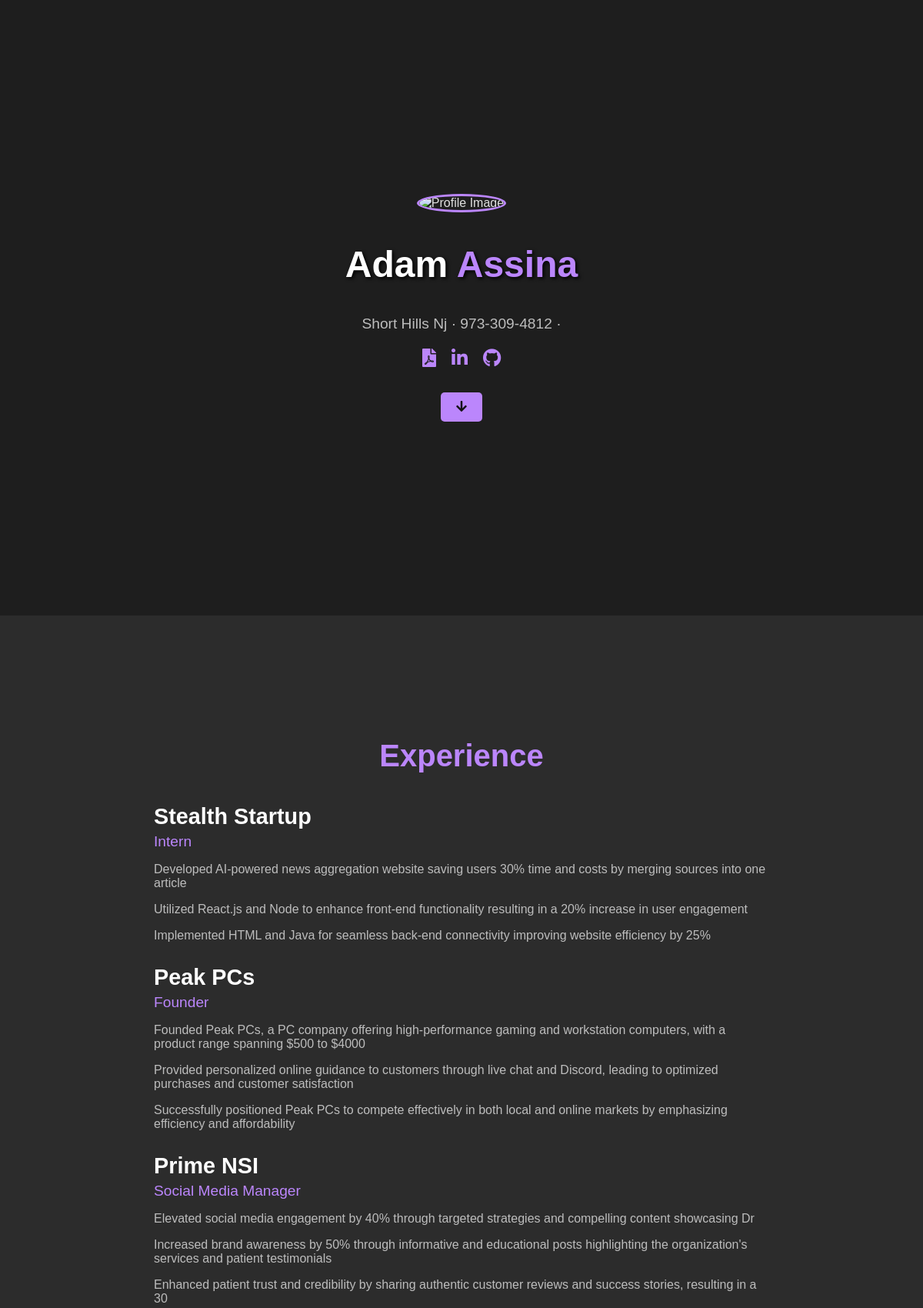
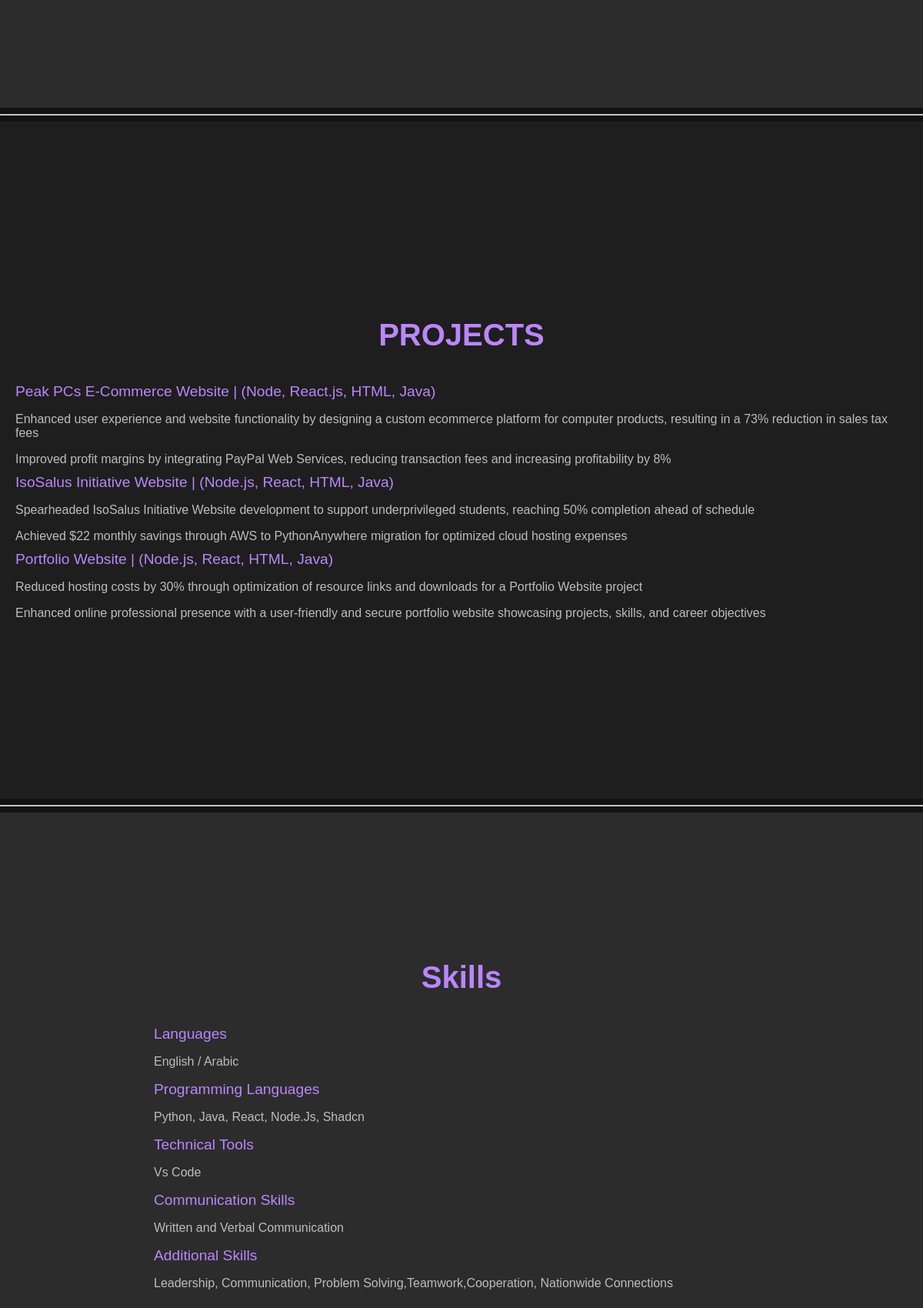
Page /Adam Assina/ (upper part) on the committed database (2 pictures, top to bottom).
### resume_app/models.py (models this page shows, shortened)
class UserProfile(models.Model):
    def profile_image_upload_to(instance, filename):
        return f"profile_pictures/{instance.account.id}.jpg"
    id = models.AutoField(primary_key=True)
    account = models.ForeignKey(Account, on_delete=models.CASCADE, null=True, related_name='account_user_profile')
    first_name = models.CharField(max_length=255)
    last_name = models.CharField(max_length=255)
    phone = models.CharField(max_length=15)
    city = models.CharField(max_length=255)
    state = models.CharField(max_length=255)
    linkedin_link = models.CharField(blank=True, null=True, max_length=255)
    resume_link = models.URLField(blank=True, null=True)
    github_link = models.CharField(blank=True, null=True, max_length=255)
    website_link = models.URLField(blank=True, null=True)
    profile_image = models.ImageField(upload_to=profile_image_upload_to, storage=OverwriteStorage(), blank=True, null=True)
    spoken_languages = models.CharField(max_length=255, blank=True, null=True)
    programming_languages = models.CharField(max_length=255, blank=True, null=True)
    technical_skills = models.CharField(max_length=255, blank=True, null=True)
    leadership = models.CharField(max_length=255, blank=True, null=True)

class WorkExperience(models.Model):
    account = models.ForeignKey(Account, on_delete=models.CASCADE, null=True, related_name='work_experiences')
    company_name = models.CharField(max_length=255, validators=[MinLengthValidator(1)])
    job_title = models.CharField(max_length=255, validators=[MinLengthValidator(1)])
    start_date = models.DateField()
    end_date = models.DateField(null=True)
    currently_working = models.BooleanField(default=False)
    city = models.CharField(max_length=255, validators=[MinLengthValidator(1)])
    state = models.CharField(max_length=2, validators=[MinLengthValidator(2), MaxLengthValidator(2)])
    description = models.TextField(validators=[MinLengthValidator(1)])
    bullet1 = models.CharField(max_length=255, validators=[MinLengthValidator(1)])
    bullet2 = models.CharField(max_length=255, validators=[MinLengthValidator(1)])
    bullet3 = models.CharField(max_length=255, validators=[MinLengthValidator(1)])

class Project(models.Model):
    account = models.ForeignKey(Account, on_delete=models.CASCADE, null=True, related_name='projects')
    project_name = models.CharField(max_length=255)
    project_skills = models.CharField(max_length=255)
    description = models.TextField()
    bullet1 = models.CharField(max_length=255)
    bullet2 = models.CharField(max_length=255)

### resume_app/views.py (the view)
# urls.py: path('<str:url_name>/', website, name='website'),
def website(request, url_name):
    try:
        account = Account.objects.get(name=url_name)
        user_profile = get_object_or_404(UserProfile, account=account)
        user_plan = Plan.objects.get(account=account)
        education_list = Education.objects.filter(account=account)  # Use filter to get all related education records
        print("education_list", education_list)
        context = {
            'user_profile': user_profile,
            'account': account,
            'user_plan': user_plan,
            'education_list': education_list,  # Pass the list of education records
        }
        return render(request, 'website.html', context)
    except Account.DoesNotExist:
        print(f"Account with url_name {url_name} does not exist.")
        return render(request, 'home.html', status=404)  # Render a custom 404 page

### resume_app/models.py (called while the page is built)
    def __str__(self):
        return f"{self.id}: {self.name}"

    def __str__(self):
        return f"{self.id}: {self.account}"

### resume_app/templates/website.html (shortened to what this page needs)
{% load static %}
<!DOCTYPE html>
<html lang="en">
<head>
</head>
<body>
    <section id="landing">
        <div class="resume-section-content">
            <span class="d-none d-lg-block">
                {% if user_profile.profile_image %}
                    <img class="img-fluid img-profile rounded-circle mx-auto mb-2" src="{% static 'profile_pictures/' %}{{ account.id }}.jpg" alt="Profile Image" />
                {% else %}
                    <img class="img-fluid img-profile rounded-circle mx-auto mb-2" src="{% static 'profile_pictures/0.jpg' %}" alt="Profile Image" />
                {% endif %}
            </span>
            <h1 class="mb-0">
                {{ user_profile.first_name }}
                <span class="text-primary">{{ user_profile.last_name }}</span>
            </h1>
            <div class="subheading">
                {{ user_profile.city }} {{ user_profile.state }} · {{ user_profile.phone }} ·
            </div>
                <link href="https://cdnjs.cloudflare.com/ajax/libs/font-awesome/5.15.4/css/all.min.css" rel="stylesheet">
                <div class="social-icons">
                    <a href="{{ user_profile.resume_link }}" target="_blank"><i class="fas fa-file-pdf"></i></a>
                    <a href="{{ user_profile.linkedin_link }}" target="_blank"><i class="fab fa-linkedin-in"></i></a>
                    <a href="{{ user_profile.github_link }}" target="_blank"><i class="fab fa-github"></i></a>
                </div>
                <button class="show-more" onclick="document.getElementById('experience').scrollIntoView()">
                    <i class="fas fa-arrow-down"></i>
                </button>
        </div>
    </section>
    <section id="experience">
        <div class="resume-section-content">
            <h2>Experience</h2>
            {% for work_experience in account.work_experiences.all %}
            <div>
                <h3>{{ work_experience.company_name }}</h3>
                <div class="subheading">{{ work_experience.job_title }}</div>
                <p>{{ work_experience.bullet1 }}</p>
                <p>{{ work_experience.bullet2 }}</p>
                <p>{{ work_experience.bullet3 }}</p>
            </div>
            {% endfor %}
        </div>
    </section>
      <hr class="m-0" />
      <section class="resume-section" id="projects">
          <div class="d-flex flex-column flex-md-row justify-content-between mb-5">
              <div class="flex-grow-1">
                  <h2 class="mb-5">PROJECTS</h2>
                  {% for project in account.projects.all %}
                  <div class="subheading mb-3">{{ project.project_name }} | ({{ project.project_skills }})</div>
                  <p> {{ project.bullet1 }} </p>
                  <p> {{ project.bullet2 }} </p>
                  {% endfor %}
              </div>
          </div>
      </section>
      <hr class="m-0" />
      <section class="resume-section" id="skills">
          <div class="resume-section-content">
              <h2 class="mb-5">Skills</h2>
              <div class="subheading mb-3"> Languages</div>
              <ul>
                  <li> {{user_profile.spoken_languages}}  </li>
              </ul>
              <div class="subheading mb-3">Programming Languages</div>
              <ul>
                  <li> {{user_profile.programming_languages}}  </li>
              </ul>
              <div class="subheading mb-3">Technical Tools</div>
              <ul>
                  <li> {{user_profile.technical_skills}}  </li>
              </ul>
              <div class="subheading mb-3">Communication Skills</div>
              <ul>
                  <li>Written and Verbal Communication</li>
              </ul>
              <div class="subheading mb-3">Additional Skills</div>
              <ul>
                  <li>Leadership, Communication, Problem Solving,Teamwork,Cooperation, Nationwide Connections</li>
              </ul>
          </div>
      </section>
</body>
</html>

### resume_app/templates/website.html (style rules this page uses)
body { margin: 0; padding: 0; font-family: 'Arial', sans-serif; background-color: #121212; color: #e0e0e0; }
a { color: #BB86FC; text-decoration: none; transition: color 0.3s ease; }
#landing { height: 100vh; display: flex; flex-direction: column; justify-content: center; align-items: center; text-align: center; background-color: #1E1E1E; }
#landing h1 { font-size: 3rem; color: #FFFFFF; text-shadow: 2px 2px 5px #000; }
#landing h1 span.text-primary { color: #BB86FC; }
#landing .subheading { font-size: 1.2rem; color: #bdbdbd; margin-bottom: 20px; }
#landing .social-icons { display: flex; justify-content: center; margin-top: 20px; }
#landing .social-icons a { color: #BB86FC; font-size: 1.5rem; margin: 0 10px; transition: transform 0.3s ease, color 0.3s ease; }
#landing .show-more { margin-top: 30px; background-color: #BB86FC; color: #121212; padding: 10px 20px; border: none; border-radius: 5px; font-size: 1rem; cursor: pointer; transition: background-color 0.3s ease, transform 0.3s ease; }
#experience { height: 100vh; padding: 40px 20px; display: flex; flex-direction: column; justify-content: center; align-items: center; background-color: #121212; }
#experience h2 { font-size: 2.5rem; color: #BB86FC; text-align: center; margin-bottom: 40px; }
.resume-section-content { max-width: 800px; width: 100%; }
.resume-section-content h3 { font-size: 1.8rem; color: #FFFFFF; margin-bottom: 5px; }
.resume-section-content .subheading { font-size: 1.2rem; color: #BB86FC; margin-bottom: 10px; }
.resume-section-content p { font-size: 1rem; color: #BDBDBD; }
html { scroll-behavior: smooth; }
.d-none.d-lg-block { display: block; text-align: center; margin-bottom: 20px; }
.d-none.d-lg-block img { width: 150px; height: 150px; border-radius: 50%; object-fit: cover; border: 3px solid #BB86FC; transition: transform 0.3s ease; }
#experience { height: 120vh; padding: 40px 20px; display: flex; flex-direction: column; justify-content: center; align-items: center; background-color: #2C2C2C; }
.resume-section { height: 100vh; padding: 40px 20px; color: #e0e0e0; display: flex; flex-direction: column; justify-content: center; align-items: center; }
.resume-section h2 { font-size: 2.5rem; color: #BB86FC; text-align: center; margin-bottom: 40px; }
#projects { background-color: #1E1E1E; }
#skills { background-color: #2C2C2C; }
#projects .subheading { font-size: 1.2rem; color: #BB86FC; margin-bottom: 10px; }
#projects p { font-size: 1rem; color: #BDBDBD; margin-bottom: 10px; }
#skills .subheading { font-size: 1.2rem; color: #BB86FC; margin-bottom: 10px; }
#skills ul { list-style: none; padding-left: 0; }
#skills ul li { font-size: 1rem; color: #BDBDBD; margin-bottom: 8px; }
.social-icons a { font-size: 2rem; margin: 0 15px; color: #BB86FC; transition: color 0.3s ease; }

### rows in the picture
UserProfile: first_name "Adam", last_name "Assina", city "Short Hills", state "Nj", phone "973-309-4812", spoken_languages "English / Arabic", programming_languages "Python, Java, React, Node.Js, Shadcn", technical_skills "Vs Code"
WorkExperience: company_name "Stealth Startup", job_title "Intern", bullet1 "Developed AI-powered news aggregation website saving users 30% time and costs by merging sources into one article", bullet2 "Utilized React.js and Node to enhance front-end functionality resulting in a 20% increase in user engagement", bullet3 "Implemented HTML and Java for seamless back-end connectivity improving website efficiency by 25%"
WorkExperience: company_name "Peak PCs", job_title "Founder", bullet1 "Founded Peak PCs, a PC company offering high-performance gaming and workstation computers, with a product range spanning $500 to $4000", bullet2 "Provided personalized online guidance to customers through live chat and Discord, leading to optimized purchases and customer satisfaction", bullet3 "Successfully positioned Peak PCs to compete effectively in both local and online markets by emphasizing efficiency and affordability"
WorkExperience: company_name "Prime NSI", job_title "Social Media Manager", bullet1 "Elevated social media engagement by 40% through targeted strategies and compelling content showcasing Dr", bullet2 "Increased brand awareness by 50% through informative and educational posts highlighting the organization's services and patient testimonials", bullet3 "Enhanced patient trust and credibility by sharing authentic customer reviews and success stories, resulting in a 30"
Project: project_name "Peak PCs E-Commerce Website", project_skills "Node, React.js, HTML, Java", bullet1 "Enhanced user experience and website functionality by designing a custom ecommerce platform for computer products, resulting in a 73% reduction in sales tax fees", bullet2 "Improved profit margins by integrating PayPal Web Services, reducing transaction fees and increasing profitability by 8%"
Project: project_name "IsoSalus Initiative Website", project_skills "Node.js, React, HTML, Java", bullet1 "Spearheaded IsoSalus Initiative Website development to support underprivileged students, reaching 50% completion ahead of schedule", bullet2 "Achieved $22 monthly savings through AWS to PythonAnywhere migration for optimized cloud hosting expenses"
Project: project_name "Portfolio Website", project_skills "Node.js, React, HTML, Java", bullet1 "Reduced hosting costs by 30% through optimization of resource links and downloads for a Portfolio Website project", bullet2 "Enhanced online professional presence with a user-friendly and secure portfolio website showcasing projects, skills, and career objectives"
